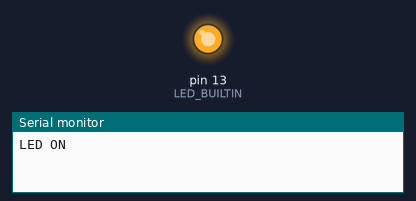
The sketch below on a simulated Arduino Uno, built with avr-gcc and run on an emulated ATmega328P. Shown: output pins drawn as LEDs (lit = HIGH), the last lines printed to the serial monitor.

Above: at 1.0 s.
At 3.0 s:
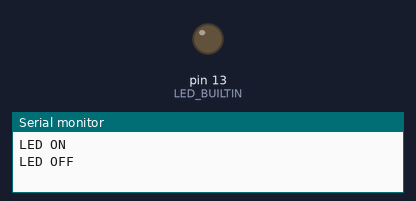
Timing chart, 0 to 5.2 s (numbered marks = the images above):
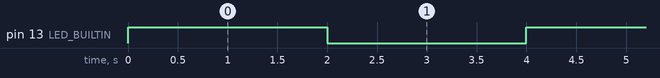

Measured:
- by itself, pin 13 (LED_BUILTIN): alternates HIGH for 2.0 s and LOW for 2.0 s

The sketch:

led_encender.ino
```cpp
void setup() {
  //Inicializar el pin digital LED_BUILTIN como salida
  pinMode(LED_BUILTIN,OUTPUT);
  Serial.begin(9600);

}
//La funcion bucle se ejecuta una y otra vez para siempre

void loop() {
  digitalWrite(LED_BUILTIN,HIGH);//encender el LED (HIGH nivel de Tension)
  Serial.println("LED ON");
  delay(2000);                    //Espera 2 segundo
  digitalWrite(LED_BUILTIN,LOW);//Apaga el LED haciendo la Tension Baja
  Serial.println("LED OFF");
  delay(2000);                  //Espera 2 segundo

}
```
